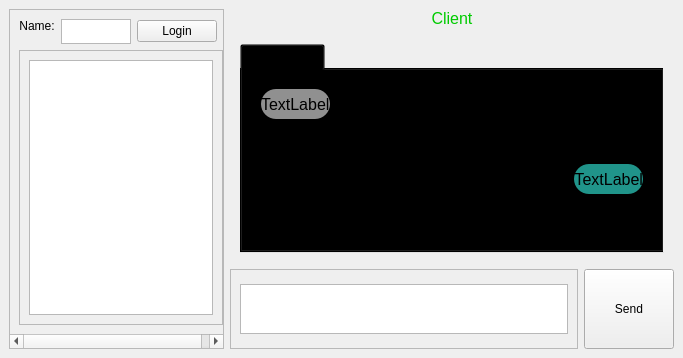
<?xml version="1.0" encoding="UTF-8"?>
<ui version="4.0">
 <class>MainWindow</class>
 <widget class="QMainWindow" name="MainWindow">
  <property name="geometry">
   <rect>
    <x>0</x>
    <y>0</y>
    <width>683</width>
    <height>358</height>
   </rect>
  </property>
  <property name="minimumSize">
   <size>
    <width>683</width>
    <height>358</height>
   </size>
  </property>
  <property name="windowTitle">
   <string>MainWindow</string>
  </property>
  <widget class="QWidget" name="centralwidget">
   <layout class="QVBoxLayout" name="verticalLayout">
    <item>
     <layout class="QHBoxLayout" name="horizontalLayout">
      <property name="spacing">
       <number>6</number>
      </property>
      <property name="leftMargin">
       <number>0</number>
      </property>
      <item>
       <widget class="QScrollArea" name="scrollArea_3">
        <property name="maximumSize">
         <size>
          <width>215</width>
          <height>16777215</height>
         </size>
        </property>
        <property name="widgetResizable">
         <bool>true</bool>
        </property>
        <widget class="QWidget" name="scrollAreaWidgetContents_3">
         <property name="geometry">
          <rect>
           <x>0</x>
           <y>0</y>
           <width>213</width>
           <height>336</height>
          </rect>
         </property>
         <layout class="QGridLayout" name="gridLayout">
          <item row="2" column="0" colspan="4">
           <widget class="QScrollArea" name="scrollArea_4">
            <property name="widgetResizable">
             <bool>true</bool>
            </property>
            <widget class="QWidget" name="scrollAreaWidgetContents_4">
             <property name="geometry">
              <rect>
               <x>0</x>
               <y>0</y>
               <width>193</width>
               <height>285</height>
              </rect>
             </property>
             <layout class="QVBoxLayout" name="verticalLayout_6">
              <item>
               <widget class="QListView" name="listView"/>
              </item>
             </layout>
            </widget>
           </widget>
          </item>
          <item row="0" column="0">
           <widget class="QLabel" name="label_2">
            <property name="text">
             <string>Name:</string>
            </property>
            <property name="alignment">
             <set>Qt::AlignHCenter|Qt::AlignTop</set>
            </property>
           </widget>
          </item>
          <item row="0" column="1">
           <widget class="QTextEdit" name="textEdit_3">
            <property name="sizePolicy">
             <sizepolicy hsizetype="Maximum" vsizetype="Maximum">
              <horstretch>0</horstretch>
              <verstretch>0</verstretch>
             </sizepolicy>
            </property>
            <property name="maximumSize">
             <size>
              <width>100</width>
              <height>25</height>
             </size>
            </property>
           </widget>
          </item>
          <item row="0" column="2">
           <widget class="QPushButton" name="pushButton_2">
            <property name="text">
             <string>Login</string>
            </property>
           </widget>
          </item>
         </layout>
        </widget>
       </widget>
      </item>
      <item>
       <layout class="QVBoxLayout" name="verticalLayout_2">
        <item>
         <widget class="QLabel" name="label">
          <property name="text">
           <string>&lt;html&gt;&lt;head/&gt;&lt;body&gt;&lt;p&gt;&lt;span style=&quot; font-size:12pt; color:#00cb00;&quot;&gt;Client&lt;/span&gt;&lt;/p&gt;&lt;/body&gt;&lt;/html&gt;</string>
          </property>
          <property name="alignment">
           <set>Qt::AlignHCenter|Qt::AlignTop</set>
          </property>
         </widget>
        </item>
        <item>
         <widget class="QScrollArea" name="scrollArea">
          <property name="palette">
           <palette>
            <active>
             <colorrole role="Button">
              <brush brushstyle="SolidPattern">
               <color alpha="0">
                <red>0</red>
                <green>0</green>
                <blue>0</blue>
               </color>
              </brush>
             </colorrole>
             <colorrole role="Base">
              <brush brushstyle="SolidPattern">
               <color alpha="0">
                <red>0</red>
                <green>0</green>
                <blue>0</blue>
               </color>
              </brush>
             </colorrole>
             <colorrole role="Window">
              <brush brushstyle="NoBrush">
               <color alpha="255">
                <red>0</red>
                <green>0</green>
                <blue>0</blue>
               </color>
              </brush>
             </colorrole>
            </active>
            <inactive>
             <colorrole role="Button">
              <brush brushstyle="SolidPattern">
               <color alpha="0">
                <red>0</red>
                <green>0</green>
                <blue>0</blue>
               </color>
              </brush>
             </colorrole>
             <colorrole role="Base">
              <brush brushstyle="SolidPattern">
               <color alpha="0">
                <red>0</red>
                <green>0</green>
                <blue>0</blue>
               </color>
              </brush>
             </colorrole>
             <colorrole role="Window">
              <brush brushstyle="NoBrush">
               <color alpha="255">
                <red>0</red>
                <green>0</green>
                <blue>0</blue>
               </color>
              </brush>
             </colorrole>
            </inactive>
            <disabled>
             <colorrole role="Button">
              <brush brushstyle="SolidPattern">
               <color alpha="0">
                <red>0</red>
                <green>0</green>
                <blue>0</blue>
               </color>
              </brush>
             </colorrole>
             <colorrole role="Base">
              <brush brushstyle="SolidPattern">
               <color alpha="0">
                <red>0</red>
                <green>0</green>
                <blue>0</blue>
               </color>
              </brush>
             </colorrole>
             <colorrole role="Window">
              <brush brushstyle="NoBrush">
               <color alpha="255">
                <red>0</red>
                <green>0</green>
                <blue>0</blue>
               </color>
              </brush>
             </colorrole>
            </disabled>
           </palette>
          </property>
          <property name="cursor" stdset="0">
           <cursorShape>ArrowCursor</cursorShape>
          </property>
          <property name="styleSheet">
           <string notr="true">background-color:rgba(0,0,0,0);</string>
          </property>
          <property name="widgetResizable">
           <bool>true</bool>
          </property>
          <widget class="QWidget" name="scrollAreaWidgetContents">
           <property name="geometry">
            <rect>
             <x>0</x>
             <y>0</y>
             <width>438</width>
             <height>151</height>
            </rect>
           </property>
           <layout class="QVBoxLayout" name="verticalLayout_3">
            <item>
             <widget class="QTabWidget" name="tabWidget">
              <property name="currentIndex">
               <number>0</number>
              </property>
              <widget class="QWidget" name="tab">
               <attribute name="title">
                <string>Group chat</string>
               </attribute>
               <layout class="QVBoxLayout" name="verticalLayout_5">
                <item>
                 <widget class="QScrollArea" name="scrollArea_5">
                  <property name="widgetResizable">
                   <bool>true</bool>
                  </property>
                  <widget class="QWidget" name="scrollAreaWidgetContents_6">
                   <property name="geometry">
                    <rect>
                     <x>0</x>
                     <y>0</y>
                     <width>394</width>
                     <height>87</height>
                    </rect>
                   </property>
                   <layout class="QVBoxLayout" name="verticalLayout_7">
                    <item>
                     <layout class="QVBoxLayout" name="verticalLayout_8">
                      <item alignment="Qt::AlignLeft|Qt::AlignTop">
                       <widget class="QLabel" name="label_3">
                        <property name="enabled">
                         <bool>true</bool>
                        </property>
                        <property name="minimumSize">
                         <size>
                          <width>50</width>
                          <height>30</height>
                         </size>
                        </property>
                        <property name="maximumSize">
                         <size>
                          <width>350</width>
                          <height>30</height>
                         </size>
                        </property>
                        <property name="font">
                         <font>
                          <pointsize>12</pointsize>
                         </font>
                        </property>
                        <property name="styleSheet">
                         <string notr="true">border-radius:15px;
background-color:rgba(206,206,206,0.7);</string>
                        </property>
                        <property name="text">
                         <string>TextLabel</string>
                        </property>
                        <property name="wordWrap">
                         <bool>true</bool>
                        </property>
                        <property name="margin">
                         <number>5</number>
                        </property>
                       </widget>
                      </item>
                      <item alignment="Qt::AlignRight|Qt::AlignTop">
                       <widget class="QLabel" name="label_4">
                        <property name="enabled">
                         <bool>true</bool>
                        </property>
                        <property name="sizePolicy">
                         <sizepolicy hsizetype="Fixed" vsizetype="Preferred">
                          <horstretch>0</horstretch>
                          <verstretch>0</verstretch>
                         </sizepolicy>
                        </property>
                        <property name="minimumSize">
                         <size>
                          <width>50</width>
                          <height>30</height>
                         </size>
                        </property>
                        <property name="maximumSize">
                         <size>
                          <width>350</width>
                          <height>30</height>
                         </size>
                        </property>
                        <property name="font">
                         <font>
                          <pointsize>12</pointsize>
                         </font>
                        </property>
                        <property name="styleSheet">
                         <string notr="true">border-radius:15px;
background-color:rgba(46,212,198,0.7);</string>
                        </property>
                        <property name="locale">
                         <locale language="Vietnamese" country="Vietnam"/>
                        </property>
                        <property name="text">
                         <string>TextLabel</string>
                        </property>
                        <property name="alignment">
                         <set>Qt::AlignRight|Qt::AlignTrailing|Qt::AlignVCenter</set>
                        </property>
                        <property name="wordWrap">
                         <bool>true</bool>
                        </property>
                        <property name="margin">
                         <number>5</number>
                        </property>
                       </widget>
                      </item>
                     </layout>
                    </item>
                   </layout>
                  </widget>
                 </widget>
                </item>
               </layout>
              </widget>
             </widget>
            </item>
           </layout>
          </widget>
         </widget>
        </item>
        <item>
         <layout class="QHBoxLayout" name="horizontalLayout_2">
          <item>
           <widget class="QScrollArea" name="scrollArea_2">
            <property name="maximumSize">
             <size>
              <width>16777215</width>
              <height>80</height>
             </size>
            </property>
            <property name="widgetResizable">
             <bool>true</bool>
            </property>
            <widget class="QWidget" name="scrollAreaWidgetContents_2">
             <property name="geometry">
              <rect>
               <x>0</x>
               <y>0</y>
               <width>340</width>
               <height>78</height>
              </rect>
             </property>
             <layout class="QVBoxLayout" name="verticalLayout_4">
              <item>
               <widget class="QTextEdit" name="textEdit_2">
                <property name="maximumSize">
                 <size>
                  <width>16777215</width>
                  <height>50</height>
                 </size>
                </property>
               </widget>
              </item>
             </layout>
            </widget>
           </widget>
          </item>
          <item>
           <widget class="QPushButton" name="pushButton">
            <property name="minimumSize">
             <size>
              <width>90</width>
              <height>80</height>
             </size>
            </property>
            <property name="text">
             <string>Send</string>
            </property>
           </widget>
          </item>
         </layout>
        </item>
       </layout>
      </item>
     </layout>
    </item>
   </layout>
  </widget>
 </widget>
 <resources/>
 <connections/>
</ui>
